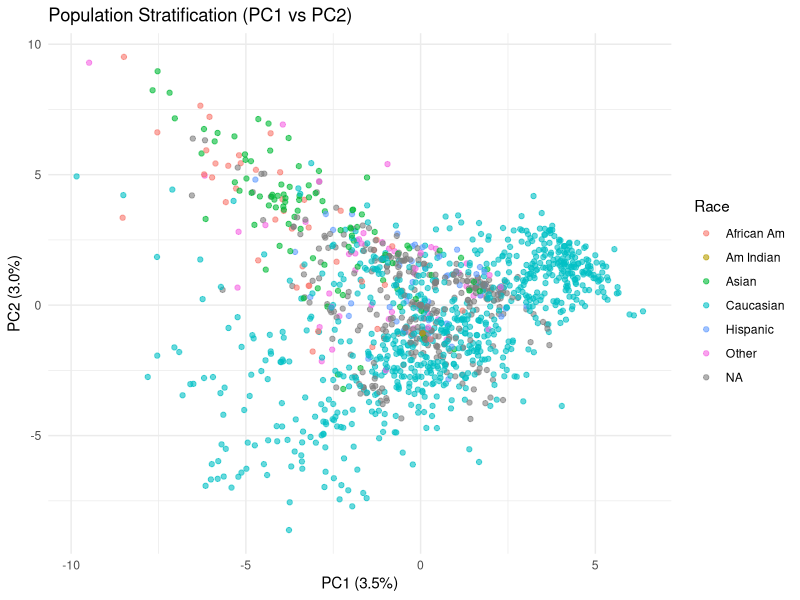

Reproduce this figure in R.
## ---- chunk 1
knitr::opts_chunk$set(echo = TRUE, warning = FALSE, message = FALSE)
library(ggplot2)
library(dplyr)
library(knitr)
## ---- chunk 2
fms_data <- read.csv("FMS_data.csv", na.strings = c("NA", "", " "))
fms_data$Gender  <- as.factor(fms_data$Gender)
fms_data$Race    <- as.factor(fms_data$Race)
fms_data$Dom.Arm <- as.factor(fms_data$Dom.Arm)

n_tot <- nrow(fms_data)
desc_stats <- data.frame(
  Characteristic = c("Total records", "Age (mean +/- SD)",
                     "Gender (Male / Female / NA)",
                     "Dominant Arm (R / L / NA)",
                     "Pre_DRM_Max (mean +/- SD)"),
  Value = c(
    n_tot,
    sprintf("%.1f +/- %.1f", mean(fms_data$Age, na.rm=TRUE), sd(fms_data$Age, na.rm=TRUE)),
    sprintf("%d / %d / %d",
            sum(fms_data$Gender == "Male",   na.rm=TRUE),
            sum(fms_data$Gender == "Female", na.rm=TRUE),
            sum(is.na(fms_data$Gender))),
    sprintf("%d / %d / %d",
            sum(fms_data$Dom.Arm == "R", na.rm=TRUE),
            sum(fms_data$Dom.Arm == "L", na.rm=TRUE),
            sum(is.na(fms_data$Dom.Arm))),
    sprintf("%.2f +/- %.2f",
            mean(fms_data$Pre_DRM_Max, na.rm=TRUE),
            sd(fms_data$Pre_DRM_Max, na.rm=TRUE))
  )
)
kable(desc_stats, caption = "Summary of Participant Characteristics")
## ---- chunk 3
# Count minor-allele dosage from 2-letter genotype strings (e.g. "CT")
encode_snp <- function(g) {
  g <- toupper(as.character(g))
  g[!nchar(g) %in% 2] <- NA
  alleles <- unlist(strsplit(g[!is.na(g)], ""))
  if (length(unique(alleles)) < 2) return(rep(0, length(g)))
  minor <- names(sort(table(alleles)))[1]
  # count minor allele per genotype
  sapply(g, function(x) if (is.na(x)) NA else sum(strsplit(x, "")[[1]] == minor))
}

end_col  <- which(colnames(fms_data) == "Status")
gene_cols <- colnames(fms_data)[2:(end_col - 1)]

geno_matrix <- sapply(fms_data[, gene_cols], encode_snp)
# mean-impute and drop zero-variance columns
geno_matrix <- apply(geno_matrix, 2, function(c) { c[is.na(c)] <- mean(c, na.rm=TRUE); c })
geno_matrix <- geno_matrix[, apply(geno_matrix, 2, var) > 0]

pca_res <- prcomp(geno_matrix, scale. = TRUE)
ve <- round(100 * summary(pca_res)$importance[2, 1:2], 1)

fms_data$PC1 <- pca_res$x[, 1]
fms_data$PC2 <- pca_res$x[, 2]

ggplot(fms_data, aes(PC1, PC2, color = Race)) +
  geom_point(alpha = 0.6) +
  theme_minimal() +
  labs(title = "Population Stratification (PC1 vs PC2)",
       x = sprintf("PC1 (%.1f%%)", ve[1]),
       y = sprintf("PC2 (%.1f%%)", ve[2]))
## ---- chunk 4
cor_mat <- cor(geno_matrix, use = "pairwise.complete.obs")
abs_cor <- abs(cor_mat[upper.tri(cor_mat)])
N_snp   <- ncol(geno_matrix)

ld_summary <- data.frame(
  Metric = c("Number of SNPs (N)", "Mean |r|", "Median |r|",
             "% pairs with |r| > 0.5"),
  Value  = c(N_snp,
             sprintf("%.3f", mean(abs_cor)),
             sprintf("%.3f", median(abs_cor)),
             sprintf("%.1f%%", 100 * mean(abs_cor > 0.5)))
)
kable(ld_summary, caption = "LD structure of the SNP panel")
## ---- chunk 5
fit_snp <- function(gene, trait, model = "Additive", family = "gaussian") {
  x <- encode_snp(fms_data[[gene]])
  if (length(unique(na.omit(x))) < 2) return(NULL)
  if (model == "Dominant")  x <- as.integer(x >= 1)
  if (model == "Recessive") x <- as.integer(x == 2)
  if (length(unique(na.omit(x))) < 2) return(NULL)

  df <- data.frame(y = fms_data[[trait]], x = x,
                   Age = fms_data$Age, Gender = fms_data$Gender,
                   PC1 = fms_data$PC1, PC2 = fms_data$PC2,
                   Race = fms_data$Race)
  fit <- tryCatch(
    if (family == "gaussian") lm(y ~ x + Age + Gender + PC1 + PC2 + Race, data = df)
    else glm(y ~ x + Age + Gender + PC1 + PC2 + Race, data = df, family = "binomial"),
    error = function(e) NULL)
  if (is.null(fit) || !"x" %in% rownames(summary(fit)$coefficients)) return(NULL)
  co <- summary(fit)$coefficients["x", ]
  data.frame(Gene = gene, Model = model,
             Estimate = if (family == "gaussian") co[1] else exp(co[1]),
             P = co[4])
}

scan_panel <- function(trait, family, model = "Additive") {
  res <- do.call(rbind, lapply(gene_cols,
                               function(g) fit_snp(g, trait, model, family)))
  res$P_Bonf <- p.adjust(res$P, "bonferroni")
  res$P_FDR  <- p.adjust(res$P, "fdr")
  res[order(res$P), ]
}

fms_data$DomArmL <- ifelse(fms_data$Dom.Arm == "L", 1,
                           ifelse(fms_data$Dom.Arm == "R", 0, NA))
## ---- chunk 6
scan_cont <- scan_panel("Pre_DRM_Max", "gaussian")
n_cont <- nrow(scan_cont)
colnames(scan_cont)[3] <- "Beta"
kable(head(scan_cont, 10), row.names = FALSE, digits = 4,
      caption = sprintf("Top 10 additive associations with Pre_DRM_Max (full-panel scan, %d SNPs tested)", n_cont))
## ---- chunk 7
scan_bin <- scan_panel("DomArmL", "binomial")
n_bin <- nrow(scan_bin)
colnames(scan_bin)[3] <- "OR"
kable(head(scan_bin, 10), row.names = FALSE, digits = 4,
      caption = sprintf("Top 10 additive associations with Dom.Arm L vs R (full-panel scan, %d SNPs tested)", n_bin))
## ---- chunk 8
cont_bonf <- sum(scan_cont$P_Bonf < 0.05, na.rm = TRUE)
cont_fdr  <- sum(scan_cont$P_FDR  < 0.05, na.rm = TRUE)
bin_bonf  <- sum(scan_bin$P_Bonf  < 0.05, na.rm = TRUE)
bin_fdr   <- sum(scan_bin$P_FDR   < 0.05, na.rm = TRUE)
top_cont  <- scan_cont[1, ]
top_bin   <- scan_bin[1, ]

verdict <- function(bonf, fdr) {
  if (bonf > 0) sprintf("%d SNP(s) pass Bonferroni and %d pass FDR (q < 0.05); these represent robust associations", bonf, fdr)
  else if (fdr > 0) sprintf("no SNP passes Bonferroni, but %d pass FDR (q < 0.05); these should be regarded as suggestive, hypothesis-generating signals requiring replication", fdr)
  else "no SNP passes either Bonferroni or FDR correction, i.e. we report a null result for this trait; the top nominal hits in the table above should be interpreted as hypothesis-generating only"
}
